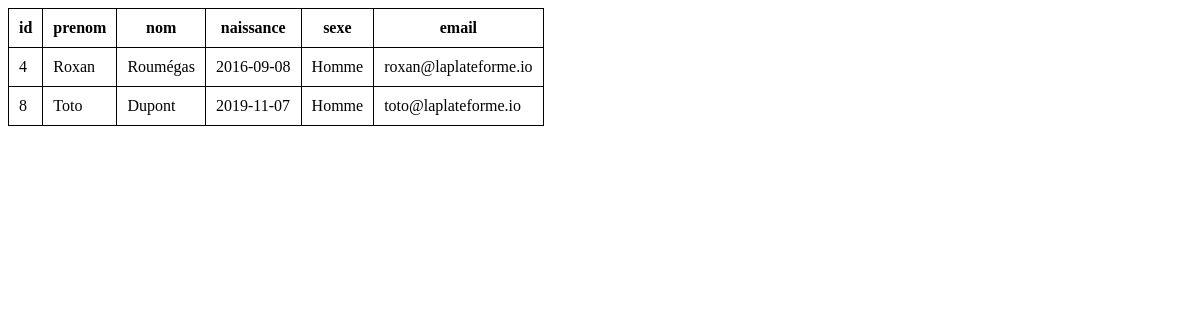
The page /jour10/job05/index.php on the database as committed earlier.
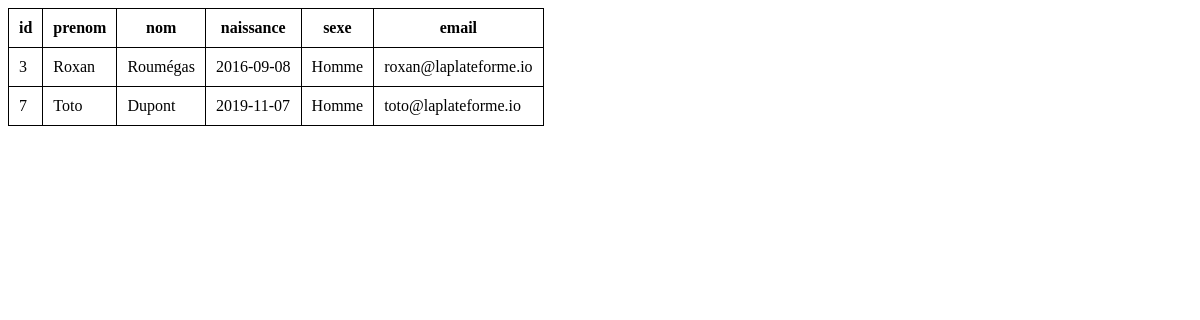
The same page on the database as committed later.
### tables this page shows
CREATE TABLE IF NOT EXISTS `etudiants` (
  `id` int NOT NULL AUTO_INCREMENT,
  `prenom` varchar(255) NOT NULL,
  `nom` varchar(255) NOT NULL,
  `naissance` date NOT NULL,
  `sexe` varchar(255) NOT NULL,
  `email` varchar(255) NOT NULL,
  PRIMARY KEY (`id`)
);

### jour10/job05/index.php (the view, shortened to what this page needs)
<?php
$mysqli = new mysqli("localhost", "root", "", "jour09");
try {
    $query = $mysqli->query("select * from etudiants where timestampdiff(year,  naissance, now()) < 18");
} catch (mysqli_sql_exception $e) {
    echo "query error: " . $e->getMessage();
    die();
}
$fields = $query->fetch_fields();
$rows = $query->fetch_all();
?>
<!DOCTYPE html>
<html lang="en">
<head>
    <link rel="stylesheet" href="styles.css">
</head>
<body>
    <table>
        <thead>
            <tr>
                <?php foreach ($fields as $field): ?>
                    <th>
                        <?= $field->name ?>
                    </th>
                <?php endforeach; ?>
            </tr>
        </thead>
        <tbody>
            <?php foreach ($rows as $row): ?>
                <tr>
                    <?php foreach ($row as $data): ?>
                        <td>
                            <?= $data ?>
                        </td>
                    <?php endforeach; ?>
                </tr>
            <?php endforeach; ?>
        </tbody>
    </table>
</body>
</html>

### jour10/job05/styles.css (style rules this page uses)
table, th, td { border: 1px solid black; border-collapse: collapse; }
th, td { padding: 10px; }
td { text-align: left; }

Rows that differ between the two databases and show on the page:
no longer on this page (row edited): etudiants: id "4", prenom "Roxan", nom "Roumégas", naissance "2016-09-08", sexe "Homme", email "roxan@laplateforme.io"
removed etudiants: id "8", prenom "Toto", nom "Dupont", naissance "2019-11-07", sexe "Homme", email "toto@laplateforme.io"
now on this page (row edited): etudiants: id "3", prenom "Roxan", nom "Roumégas", naissance "2016-09-08", sexe "Homme", email "roxan@laplateforme.io"
now on this page (row edited): etudiants: id "7", prenom "Toto", nom "Dupont", naissance "2019-11-07", sexe "Homme", email "toto@laplateforme.io"
